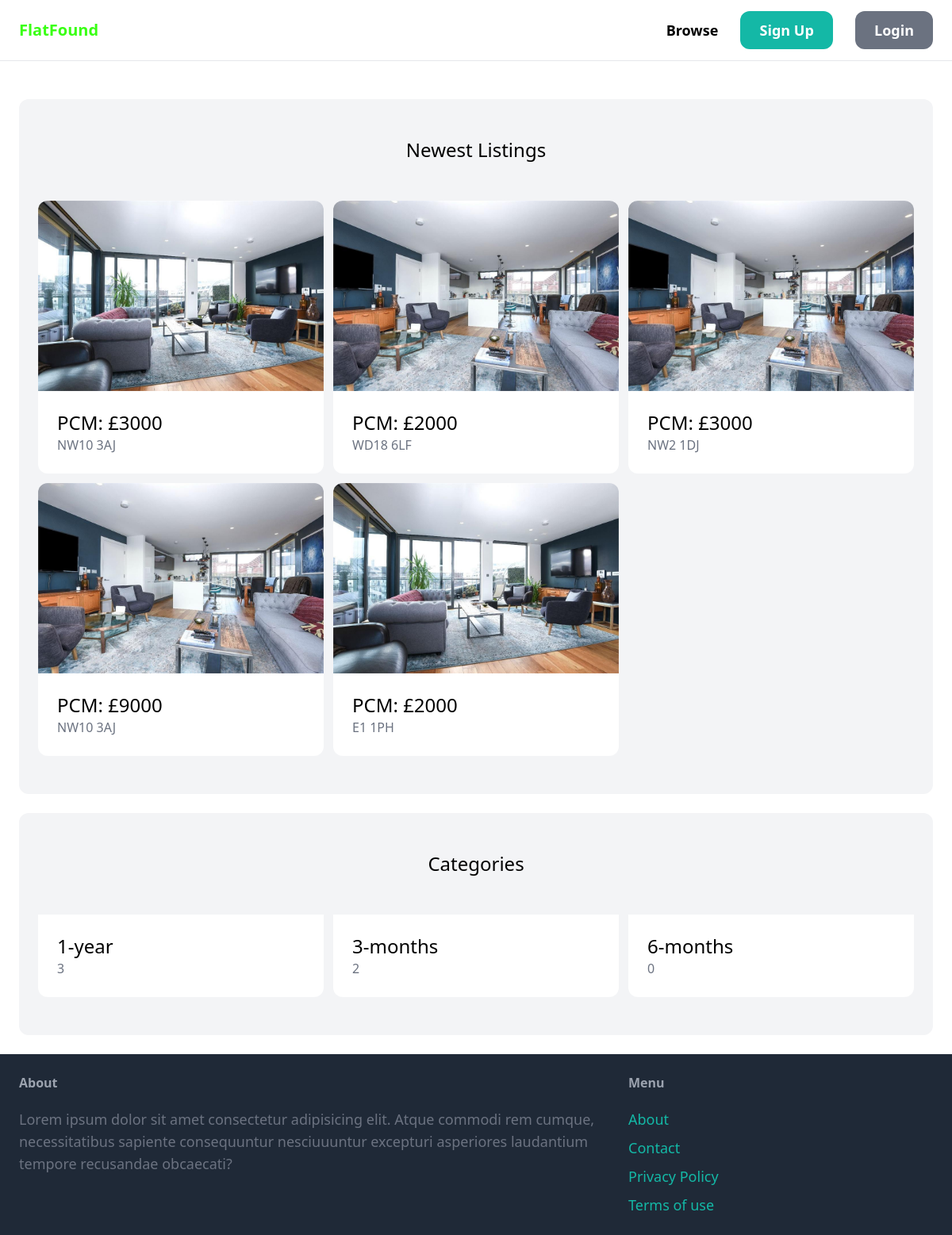
The app's page /, older data.
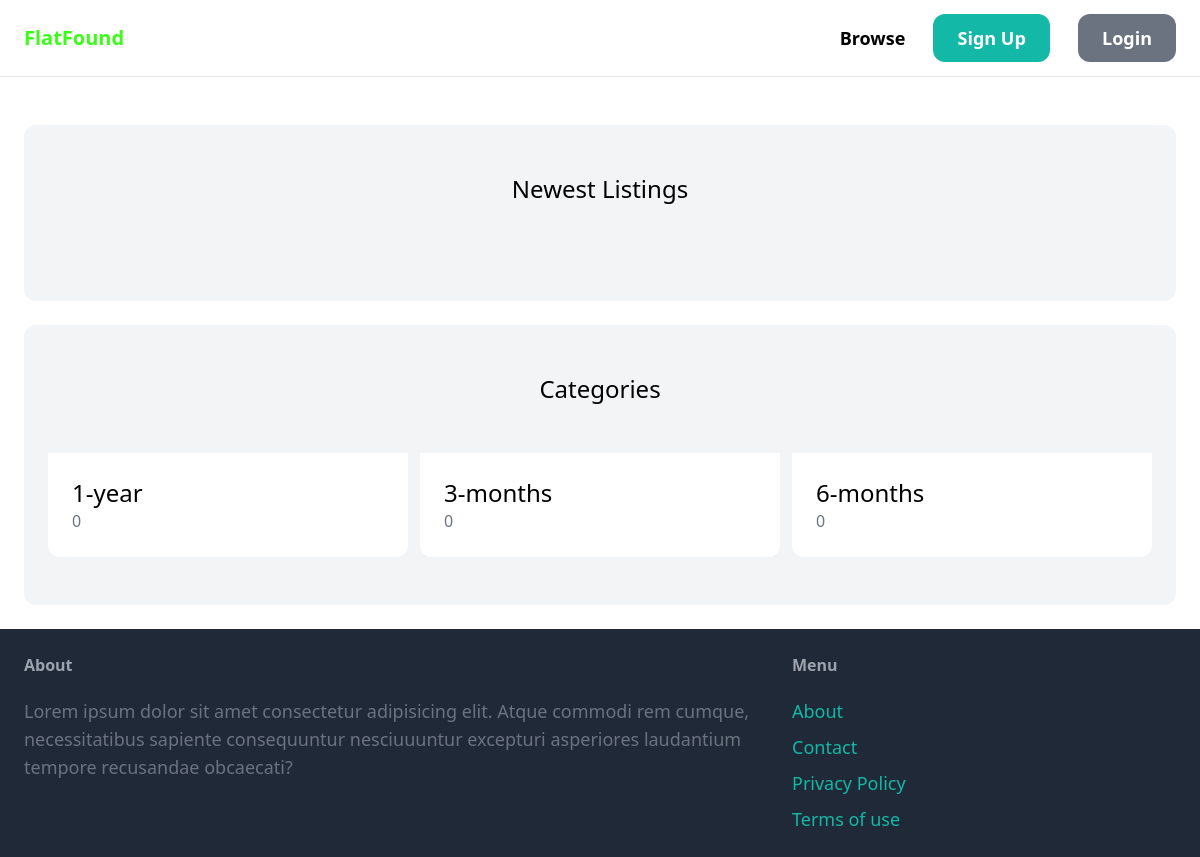
The same page, newer data.
### property/models.py (models this page shows, shortened)
class Property(models.Model):
    category = models.ForeignKey(
        Category, related_name='properties', on_delete=models.CASCADE)
    price_pcm = models.IntegerField()
    ppw = models.FloatField()
    address = models.TextField(blank=True, null=True)
    postcode = models.TextField(blank=True, null=True)
    description = models.TextField(blank=True, null=True)
    image = models.ImageField(upload_to='prop_images', blank=True, null=True)
    created_by = models.ForeignKey(
        User, related_name='properties', on_delete=models.CASCADE)
    created_at = models.DateField(auto_now_add=True)

class Category(models.Model):
    name = models.CharField(max_length=255)
    class Meta:
        ordering = ('name',)
        verbose_name_plural = 'Categories'

### core/views.py (the view)
# urls.py: path('', views.index, name='index'),
def index(request):
    properties = Property.objects.all()[0:6]
    categories = Category.objects.all
    return render(request, 'core/index.html', {
        'categories': categories,
        'properties': properties
    })

### core/templates/core/index.html (shortened to what this page needs)
{% extends 'core/base.html' %}
{% block content %}
<div class="mt-6 px-6 py-12 bg-gray-100 rounded-xl">
    <h2 class="mb-12 text-2xl text-center">Newest Listings</h2>
    <div class="grid grid-cols-3 gap-3 mt-6">
        {% for property in properties %}
        <div>
            <a href="{% url 'property:detail' property.id %}">
                <div>
                    <img src="{{ property.image.url }}" alt="" class="rounded-t-xl">
                </div>
                <div class="p-6 bg-white rounded-b-xl">
                    <h2 class="text-2xl">PCM: £{{property.price_pcm}}</h2>
                    <p class="text-gray-500">{{property.postcode}}</p>
                </div>
            </a>
        </div>
        {% endfor %}
    </div>
</div>
<div class="mt-6 px-6 py-12 bg-gray-100 rounded-xl">
    <h2 class="mb-12 text-2xl text-center">Categories</h2>
    <div class="grid grid-cols-3 gap-3">
        {% for category in categories %}
        <a href="#">
            <div class="p-6 bg-white rounded-b-xl">
                <h2 class="text-2xl">{{ category.name }}</h2>
                <p class="text-gray-500"> {{ category.properties.count }}</p>
            </div>
        </a>
        {% endfor %}
    </div>
</div>
{% endblock %}

Row changes from the older to the newer data that the page shows:
removed Property: image (picture), price_pcm "3000", postcode "NW10 3AJ"
removed Property: image (picture), price_pcm "2000", postcode "WD18 6LF"
removed Property: image (picture), price_pcm "3000", postcode "NW2 1DJ"
removed Property: image (picture), price_pcm "9000", postcode "NW10 3AJ"
removed Property: image (picture), price_pcm "2000", postcode "E1 1PH"
computed for Category "1-year": properties.count "3" → "0"
computed for Category "3-months": properties.count "2" → "0"
